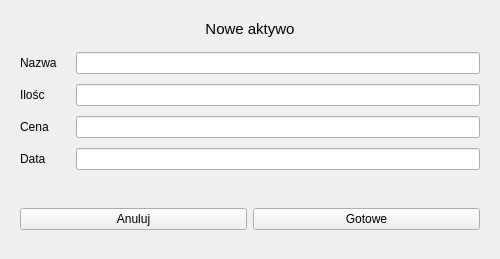
<?xml version="1.0" encoding="UTF-8"?>
<ui version="4.0">
 <class>Form</class>
 <widget class="QWidget" name="Form">
  <property name="geometry">
   <rect>
    <x>0</x>
    <y>0</y>
    <width>500</width>
    <height>259</height>
   </rect>
  </property>
  <property name="maximumSize">
   <size>
    <width>500</width>
    <height>16777215</height>
   </size>
  </property>
  <property name="windowTitle">
   <string>Form</string>
  </property>
  <layout class="QVBoxLayout" name="verticalLayout">
   <property name="spacing">
    <number>0</number>
   </property>
   <item>
    <widget class="QFrame" name="frame_2">
     <property name="sizePolicy">
      <sizepolicy hsizetype="Preferred" vsizetype="Maximum">
       <horstretch>0</horstretch>
       <verstretch>0</verstretch>
      </sizepolicy>
     </property>
     <property name="frameShape">
      <enum>QFrame::NoFrame</enum>
     </property>
     <property name="frameShadow">
      <enum>QFrame::Raised</enum>
     </property>
     <layout class="QHBoxLayout" name="horizontalLayout">
      <item>
       <widget class="QLabel" name="label_frametitle">
        <property name="font">
         <font>
          <pointsize>11</pointsize>
         </font>
        </property>
        <property name="text">
         <string>Nowe aktywo</string>
        </property>
        <property name="alignment">
         <set>Qt::AlignCenter</set>
        </property>
       </widget>
      </item>
     </layout>
    </widget>
   </item>
   <item>
    <widget class="QFrame" name="frame">
     <property name="sizePolicy">
      <sizepolicy hsizetype="Preferred" vsizetype="Minimum">
       <horstretch>0</horstretch>
       <verstretch>0</verstretch>
      </sizepolicy>
     </property>
     <property name="frameShape">
      <enum>QFrame::NoFrame</enum>
     </property>
     <property name="frameShadow">
      <enum>QFrame::Raised</enum>
     </property>
     <layout class="QVBoxLayout" name="verticalLayout_2">
      <property name="spacing">
       <number>0</number>
      </property>
      <property name="leftMargin">
       <number>0</number>
      </property>
      <property name="topMargin">
       <number>0</number>
      </property>
      <property name="rightMargin">
       <number>0</number>
      </property>
      <property name="bottomMargin">
       <number>15</number>
      </property>
      <item>
       <widget class="QFrame" name="frame_3">
        <property name="sizePolicy">
         <sizepolicy hsizetype="Preferred" vsizetype="Preferred">
          <horstretch>0</horstretch>
          <verstretch>0</verstretch>
         </sizepolicy>
        </property>
        <property name="frameShape">
         <enum>QFrame::NoFrame</enum>
        </property>
        <property name="frameShadow">
         <enum>QFrame::Raised</enum>
        </property>
        <layout class="QHBoxLayout" name="horizontalLayout_2">
         <property name="topMargin">
          <number>5</number>
         </property>
         <property name="bottomMargin">
          <number>5</number>
         </property>
         <item>
          <widget class="QLabel" name="label_name">
           <property name="sizePolicy">
            <sizepolicy hsizetype="Maximum" vsizetype="Preferred">
             <horstretch>0</horstretch>
             <verstretch>0</verstretch>
            </sizepolicy>
           </property>
           <property name="minimumSize">
            <size>
             <width>50</width>
             <height>0</height>
            </size>
           </property>
           <property name="text">
            <string>Nazwa</string>
           </property>
          </widget>
         </item>
         <item>
          <widget class="QLineEdit" name="lineEdit_name">
           <property name="sizePolicy">
            <sizepolicy hsizetype="Expanding" vsizetype="Fixed">
             <horstretch>0</horstretch>
             <verstretch>0</verstretch>
            </sizepolicy>
           </property>
           <property name="maximumSize">
            <size>
             <width>16755</width>
             <height>30</height>
            </size>
           </property>
          </widget>
         </item>
        </layout>
       </widget>
      </item>
      <item>
       <widget class="QFrame" name="frame_4">
        <property name="frameShape">
         <enum>QFrame::NoFrame</enum>
        </property>
        <property name="frameShadow">
         <enum>QFrame::Raised</enum>
        </property>
        <layout class="QHBoxLayout" name="horizontalLayout_3">
         <property name="topMargin">
          <number>5</number>
         </property>
         <property name="bottomMargin">
          <number>5</number>
         </property>
         <item>
          <widget class="QLabel" name="label_quantity">
           <property name="sizePolicy">
            <sizepolicy hsizetype="Maximum" vsizetype="Preferred">
             <horstretch>0</horstretch>
             <verstretch>0</verstretch>
            </sizepolicy>
           </property>
           <property name="minimumSize">
            <size>
             <width>50</width>
             <height>0</height>
            </size>
           </property>
           <property name="text">
            <string>Ilośc</string>
           </property>
          </widget>
         </item>
         <item>
          <widget class="QLineEdit" name="lineEdit_quantity"/>
         </item>
        </layout>
       </widget>
      </item>
      <item>
       <widget class="QFrame" name="frame_5">
        <property name="sizePolicy">
         <sizepolicy hsizetype="Preferred" vsizetype="Preferred">
          <horstretch>0</horstretch>
          <verstretch>0</verstretch>
         </sizepolicy>
        </property>
        <property name="frameShape">
         <enum>QFrame::NoFrame</enum>
        </property>
        <property name="frameShadow">
         <enum>QFrame::Raised</enum>
        </property>
        <layout class="QHBoxLayout" name="horizontalLayout_4">
         <property name="topMargin">
          <number>5</number>
         </property>
         <property name="bottomMargin">
          <number>5</number>
         </property>
         <item>
          <widget class="QLabel" name="label_price">
           <property name="sizePolicy">
            <sizepolicy hsizetype="Maximum" vsizetype="Preferred">
             <horstretch>0</horstretch>
             <verstretch>0</verstretch>
            </sizepolicy>
           </property>
           <property name="minimumSize">
            <size>
             <width>50</width>
             <height>0</height>
            </size>
           </property>
           <property name="text">
            <string>Cena</string>
           </property>
          </widget>
         </item>
         <item>
          <widget class="QLineEdit" name="lineEdit_price"/>
         </item>
        </layout>
       </widget>
      </item>
      <item>
       <widget class="QFrame" name="frame_6">
        <property name="sizePolicy">
         <sizepolicy hsizetype="Preferred" vsizetype="Preferred">
          <horstretch>0</horstretch>
          <verstretch>0</verstretch>
         </sizepolicy>
        </property>
        <property name="frameShape">
         <enum>QFrame::NoFrame</enum>
        </property>
        <property name="frameShadow">
         <enum>QFrame::Raised</enum>
        </property>
        <layout class="QHBoxLayout" name="horizontalLayout_5">
         <property name="topMargin">
          <number>5</number>
         </property>
         <property name="bottomMargin">
          <number>5</number>
         </property>
         <item>
          <widget class="QLabel" name="label_date">
           <property name="sizePolicy">
            <sizepolicy hsizetype="Maximum" vsizetype="Preferred">
             <horstretch>0</horstretch>
             <verstretch>0</verstretch>
            </sizepolicy>
           </property>
           <property name="minimumSize">
            <size>
             <width>50</width>
             <height>0</height>
            </size>
           </property>
           <property name="text">
            <string>Data</string>
           </property>
          </widget>
         </item>
         <item>
          <widget class="QLineEdit" name="lineEdit_date">
           <property name="sizePolicy">
            <sizepolicy hsizetype="MinimumExpanding" vsizetype="Fixed">
             <horstretch>0</horstretch>
             <verstretch>0</verstretch>
            </sizepolicy>
           </property>
          </widget>
         </item>
        </layout>
       </widget>
      </item>
     </layout>
    </widget>
   </item>
   <item>
    <widget class="QFrame" name="frame_7">
     <property name="frameShape">
      <enum>QFrame::NoFrame</enum>
     </property>
     <property name="frameShadow">
      <enum>QFrame::Raised</enum>
     </property>
     <layout class="QHBoxLayout" name="horizontalLayout_6">
      <item>
       <widget class="QPushButton" name="pushButton_cancel">
        <property name="text">
         <string>Anuluj</string>
        </property>
       </widget>
      </item>
      <item>
       <widget class="QPushButton" name="pushButton_subbmit">
        <property name="text">
         <string>Gotowe</string>
        </property>
       </widget>
      </item>
     </layout>
    </widget>
   </item>
  </layout>
 </widget>
 <resources/>
 <connections/>
</ui>
